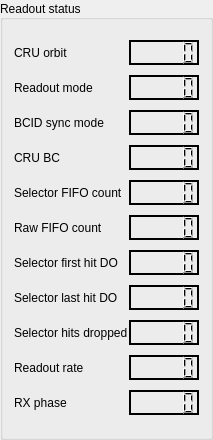
   <widget class="QGroupBox" name="Readoutstatus">
    <property name="geometry">
     <rect>
      <x>920</x>
      <y>90</y>
      <width>200</width>
      <height>440</height>
     </rect>
    </property>
    <property name="title">
     <string>Readout status</string>
    </property>
    <property name="alignment">
     <set>Qt::AlignJustify|Qt::AlignVCenter</set>
    </property>
    <layout class="QGridLayout" name="gridLayout_9">
     <property name="spacing">
      <number>1</number>
     </property>
     <item row="0" column="0">
      <widget class="QLabel" name="label_54">
       <property name="toolTip">
        <string>&lt;html&gt;&lt;head/&gt;&lt;body&gt;&lt;p&gt;Number of current orbit&lt;/p&gt;&lt;/body&gt;&lt;/html&gt;</string>
       </property>
       <property name="styleSheet">
        <string notr="true"/>
       </property>
       <property name="text">
        <string>CRU orbit</string>
       </property>
      </widget>
     </item>
     <item row="0" column="1">
      <widget class="QLCDNumber" name="lcdNumber_2">
       <property name="minimumSize">
        <size>
         <width>70</width>
         <height>25</height>
        </size>
       </property>
       <property name="maximumSize">
        <size>
         <width>70</width>
         <height>25</height>
        </size>
       </property>
       <property name="autoFillBackground">
        <bool>false</bool>
       </property>
       <property name="styleSheet">
        <string notr="true"/>
       </property>
       <property name="frameShadow">
        <enum>QFrame::Plain</enum>
       </property>
       <property name="lineWidth">
        <number>2</number>
       </property>
      </widget>
     </item>
     <item row="1" column="0">
      <widget class="QLabel" name="label_52">
       <property name="toolTip">
        <string>&lt;html&gt;&lt;head/&gt;&lt;body&gt;&lt;p&gt;&lt;span style=&quot; color:#008000;&quot;&gt;0-Idle&lt;/span&gt;&lt;/p&gt;&lt;p&gt;&lt;span style=&quot; color:#008000;&quot;&gt;1-Continuous&lt;/span&gt;&lt;/p&gt;&lt;p&gt;&lt;span style=&quot; color:#008000;&quot;&gt;2-Trigger&lt;/span&gt;&lt;/p&gt;&lt;/body&gt;&lt;/html&gt;</string>
       </property>
       <property name="styleSheet">
        <string notr="true"/>
       </property>
       <property name="text">
        <string>Readout mode</string>
       </property>
      </widget>
     </item>
     <item row="1" column="1">
      <widget class="QLCDNumber" name="lcdNumber_3">
       <property name="minimumSize">
        <size>
         <width>70</width>
         <height>25</height>
        </size>
       </property>
       <property name="maximumSize">
        <size>
         <width>70</width>
         <height>25</height>
        </size>
       </property>
       <property name="autoFillBackground">
        <bool>false</bool>
       </property>
       <property name="styleSheet">
        <string notr="true"/>
       </property>
       <property name="frameShadow">
        <enum>QFrame::Plain</enum>
       </property>
       <property name="lineWidth">
        <number>2</number>
       </property>
      </widget>
     </item>
     <item row="2" column="0">
      <widget class="QLabel" name="BCID_sync_mode">
       <property name="toolTip">
        <string>&lt;html&gt;&lt;head/&gt;&lt;body&gt;&lt;p&gt;0-Start&lt;/p&gt;&lt;p&gt;1-Sync&lt;/p&gt;&lt;p&gt;2-Lost&lt;/p&gt;&lt;/body&gt;&lt;/html&gt;</string>
       </property>
       <property name="styleSheet">
        <string notr="true"/>
       </property>
       <property name="text">
        <string>BCID sync mode</string>
       </property>
      </widget>
     </item>
     <item row="2" column="1">
      <widget class="QLCDNumber" name="LCD_BCiD_SYNC_MODE">
       <property name="minimumSize">
        <size>
         <width>70</width>
         <height>25</height>
        </size>
       </property>
       <property name="maximumSize">
        <size>
         <width>70</width>
         <height>25</height>
        </size>
       </property>
       <property name="autoFillBackground">
        <bool>false</bool>
       </property>
       <property name="styleSheet">
        <string notr="true"/>
       </property>
       <property name="frameShadow">
        <enum>QFrame::Plain</enum>
       </property>
       <property name="lineWidth">
        <number>2</number>
       </property>
      </widget>
     </item>
     <item row="3" column="0">
      <widget class="QLabel" name="label_55">
       <property name="toolTip">
        <string>&lt;html&gt;&lt;head/&gt;&lt;body&gt;&lt;p&gt;Number of current bunch&lt;/p&gt;&lt;/body&gt;&lt;/html&gt;</string>
       </property>
       <property name="styleSheet">
        <string notr="true"/>
       </property>
       <property name="text">
        <string>CRU BC</string>
       </property>
      </widget>
     </item>
     <item row="3" column="1">
      <widget class="QLCDNumber" name="lcdNumber_9">
       <property name="minimumSize">
        <size>
         <width>70</width>
         <height>25</height>
        </size>
       </property>
       <property name="maximumSize">
        <size>
         <width>70</width>
         <height>25</height>
        </size>
       </property>
       <property name="autoFillBackground">
        <bool>false</bool>
       </property>
       <property name="styleSheet">
        <string notr="true"/>
       </property>
       <property name="frameShadow">
        <enum>QFrame::Plain</enum>
       </property>
       <property name="lineWidth">
        <number>2</number>
       </property>
      </widget>
     </item>
     <item row="4" column="0">
      <widget class="QLabel" name="Selector_fifo_count">
       <property name="styleSheet">
        <string notr="true"/>
       </property>
       <property name="text">
        <string>Selector FIFO count</string>
       </property>
      </widget>
     </item>
     <item row="4" column="1">
      <widget class="QLCDNumber" name="LCD_selector_fifo_count">
       <property name="minimumSize">
        <size>
         <width>70</width>
         <height>25</height>
        </size>
       </property>
       <property name="maximumSize">
        <size>
         <width>70</width>
         <height>25</height>
        </size>
       </property>
       <property name="autoFillBackground">
        <bool>false</bool>
       </property>
       <property name="styleSheet">
        <string notr="true"/>
       </property>
       <property name="frameShadow">
        <enum>QFrame::Plain</enum>
       </property>
       <property name="lineWidth">
        <number>2</number>
       </property>
      </widget>
     </item>
     <item row="5" column="0">
      <widget class="QLabel" name="RAW_FIFO_count">
       <property name="styleSheet">
        <string notr="true"/>
       </property>
       <property name="text">
        <string>Raw FIFO count</string>
       </property>
      </widget>
     </item>
     <item row="5" column="1">
      <widget class="QLCDNumber" name="LCD_Raw_fifo_count">
       <property name="minimumSize">
        <size>
         <width>70</width>
         <height>25</height>
        </size>
       </property>
       <property name="maximumSize">
        <size>
         <width>70</width>
         <height>25</height>
        </size>
       </property>
       <property name="autoFillBackground">
        <bool>false</bool>
       </property>
       <property name="styleSheet">
        <string notr="true"/>
       </property>
       <property name="frameShadow">
        <enum>QFrame::Plain</enum>
       </property>
       <property name="lineWidth">
        <number>2</number>
       </property>
      </widget>
     </item>
     <item row="6" column="0">
      <widget class="QLabel" name="Selector_first">
       <property name="toolTip">
        <string>DO-dropped orbit</string>
       </property>
       <property name="styleSheet">
        <string notr="true"/>
       </property>
       <property name="text">
        <string>Selector first hit DO</string>
       </property>
      </widget>
     </item>
     <item row="6" column="1">
      <widget class="QLCDNumber" name="LCD_selector_first">
       <property name="minimumSize">
        <size>
         <width>70</width>
         <height>25</height>
        </size>
       </property>
       <property name="maximumSize">
        <size>
         <width>70</width>
         <height>25</height>
        </size>
       </property>
       <property name="autoFillBackground">
        <bool>false</bool>
       </property>
       <property name="styleSheet">
        <string notr="true"/>
       </property>
       <property name="frameShadow">
        <enum>QFrame::Plain</enum>
       </property>
       <property name="lineWidth">
        <number>2</number>
       </property>
      </widget>
     </item>
     <item row="7" column="0">
      <widget class="QLabel" name="Selector_last">
       <property name="toolTip">
        <string>DO-dropped orbit</string>
       </property>
       <property name="styleSheet">
        <string notr="true"/>
       </property>
       <property name="text">
        <string>Selector last hit DO</string>
       </property>
      </widget>
     </item>
     <item row="7" column="1">
      <widget class="QLCDNumber" name="LCD_selector_last">
       <property name="minimumSize">
        <size>
         <width>70</width>
         <height>25</height>
        </size>
       </property>
       <property name="maximumSize">
        <size>
         <width>70</width>
         <height>25</height>
        </size>
       </property>
       <property name="autoFillBackground">
        <bool>false</bool>
       </property>
       <property name="styleSheet">
        <string notr="true"/>
       </property>
       <property name="frameShadow">
        <enum>QFrame::Plain</enum>
       </property>
       <property name="lineWidth">
        <number>2</number>
       </property>
      </widget>
     </item>
     <item row="8" column="0">
      <widget class="QLabel" name="selector_hits">
       <property name="styleSheet">
        <string notr="true"/>
       </property>
       <property name="text">
        <string>Selector hits dropped</string>
       </property>
      </widget>
     </item>
     <item row="8" column="1">
      <widget class="QLCDNumber" name="LCD_selector_hits">
       <property name="minimumSize">
        <size>
         <width>70</width>
         <height>25</height>
        </size>
       </property>
       <property name="maximumSize">
        <size>
         <width>70</width>
         <height>25</height>
        </size>
       </property>
       <property name="autoFillBackground">
        <bool>false</bool>
       </property>
       <property name="styleSheet">
        <string notr="true"/>
       </property>
       <property name="frameShadow">
        <enum>QFrame::Plain</enum>
       </property>
       <property name="lineWidth">
        <number>2</number>
       </property>
      </widget>
     </item>
     <item row="9" column="0">
      <widget class="QLabel" name="Readout_rate">
       <property name="minimumSize">
        <size>
         <width>0</width>
         <height>25</height>
        </size>
       </property>
       <property name="maximumSize">
        <size>
         <width>16777215</width>
         <height>25</height>
        </size>
       </property>
       <property name="text">
        <string>Readout rate</string>
       </property>
      </widget>
     </item>
     <item row="9" column="1">
      <widget class="QLCDNumber" name="LCD_readout_rate">
       <property name="minimumSize">
        <size>
         <width>70</width>
         <height>25</height>
        </size>
       </property>
       <property name="maximumSize">
        <size>
         <width>70</width>
         <height>25</height>
        </size>
       </property>
       <property name="autoFillBackground">
        <bool>false</bool>
       </property>
       <property name="styleSheet">
        <string notr="true"/>
       </property>
       <property name="frameShadow">
        <enum>QFrame::Plain</enum>
       </property>
       <property name="lineWidth">
        <number>2</number>
       </property>
      </widget>
     </item>
     <item row="10" column="0">
      <widget class="QLabel" name="RX_phase">
       <property name="minimumSize">
        <size>
         <width>0</width>
         <height>25</height>
        </size>
       </property>
       <property name="maximumSize">
        <size>
         <width>16777215</width>
         <height>25</height>
        </size>
       </property>
       <property name="text">
        <string>RX phase</string>
       </property>
      </widget>
     </item>
     <item row="10" column="1">
      <widget class="QLCDNumber" name="LCD_RX_phase">
       <property name="minimumSize">
        <size>
         <width>70</width>
         <height>25</height>
        </size>
       </property>
       <property name="maximumSize">
        <size>
         <width>70</width>
         <height>25</height>
        </size>
       </property>
       <property name="autoFillBackground">
        <bool>false</bool>
       </property>
       <property name="styleSheet">
        <string notr="true"/>
       </property>
       <property name="frameShadow">
        <enum>QFrame::Plain</enum>
       </property>
       <property name="lineWidth">
        <number>2</number>
       </property>
      </widget>
     </item>
    </layout>
   </widget>
